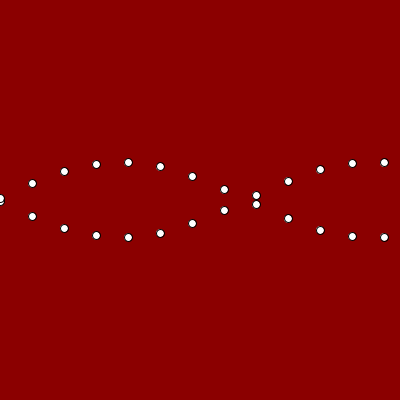
Frame 1 (no input)
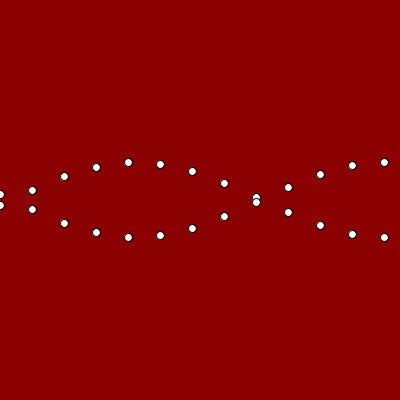
Frame 60 (the mouse pressed at the canvas centre just before this capture)
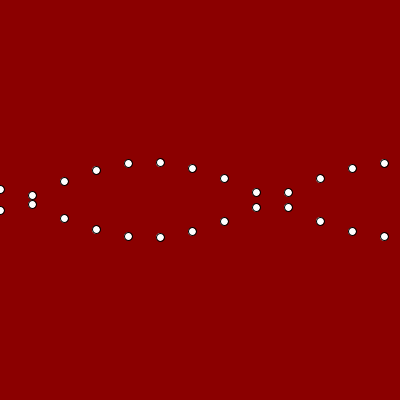
Frame 120 (the mouse held since frame 60 and released just before this capture)

The Processing sketch that drew these frames (run headless with seeded random() and noise(); from frame 60 on, the mouse is pressed at the canvas centre):

// Processing sketch: twoSineWaves
// ── twoSineWaves.pde
int xspacing = 32;   // How far apart should each horizontal location be spaced
int w;              // Width of entire wave

float theta = 0.0;  // Start angle at 0
float amplitude = 37.5;  // Height of wave
float period = 500.0;  // How many pixels before the wave repeats
float dx;  // Value for incrementing X, a function of period and xspacing
float[] yvalues;  // Using an array to store height values for the wave

void setup() {
  size(400, 400);
  w = width+16;
  dx = (TWO_PI / period) * xspacing;
  yvalues = new float[w/xspacing];
}

void draw() {
  background(0);
  calcWave();
  renderWave();
}

void calcWave() {
  // Increment theta (try different values for 'angular velocity' here
  theta += 0.05;

  // For every x value, calculate a y value with sine function
  float x = theta;
  for (int i = 0; i < yvalues.length; i++) {
    yvalues[i] = sin(x)*amplitude;
    x+=dx;
  }
}

void renderWave() {
  //noStroke();
  fill(255);
  background(139,0,0);
  // A simple way to draw the wave with an ellipse at each location
  for (int x = 0; x < yvalues.length; x++) {
    ellipse(x*xspacing, height/2+yvalues[x], 8, 8);
    ellipse(x*xspacing, height/2-yvalues[x], 8, 8);
  }
}
